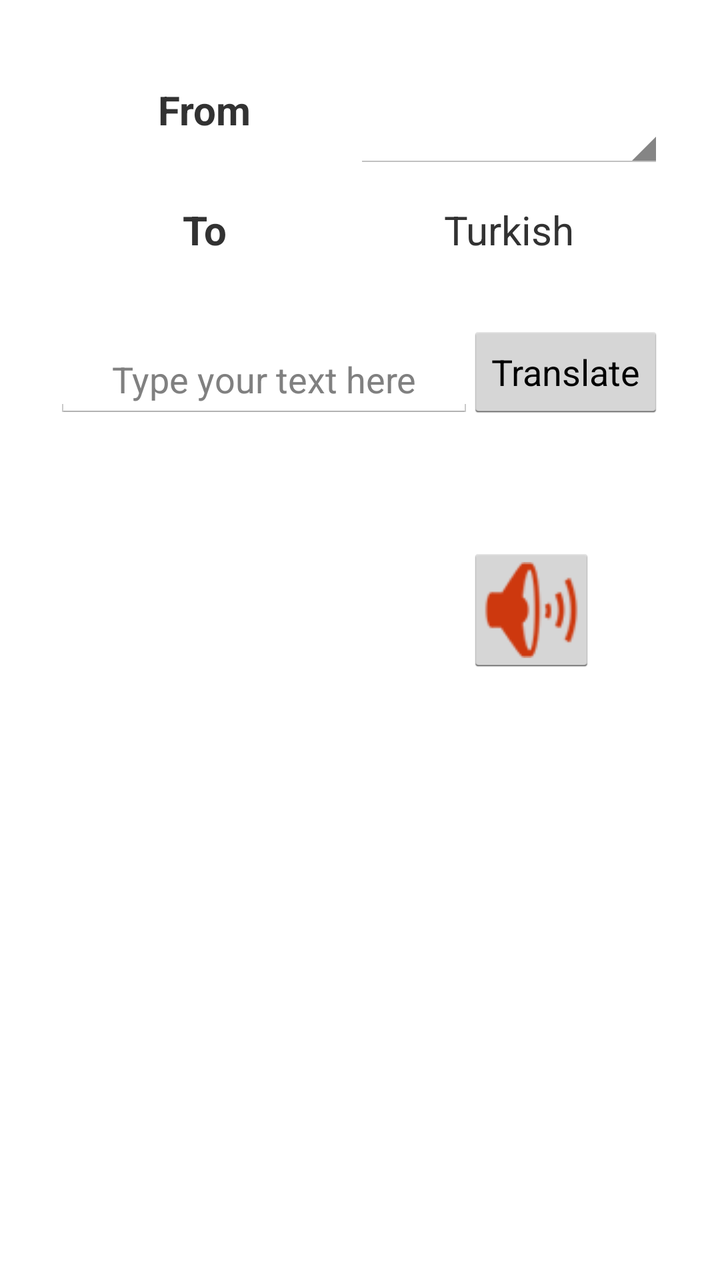
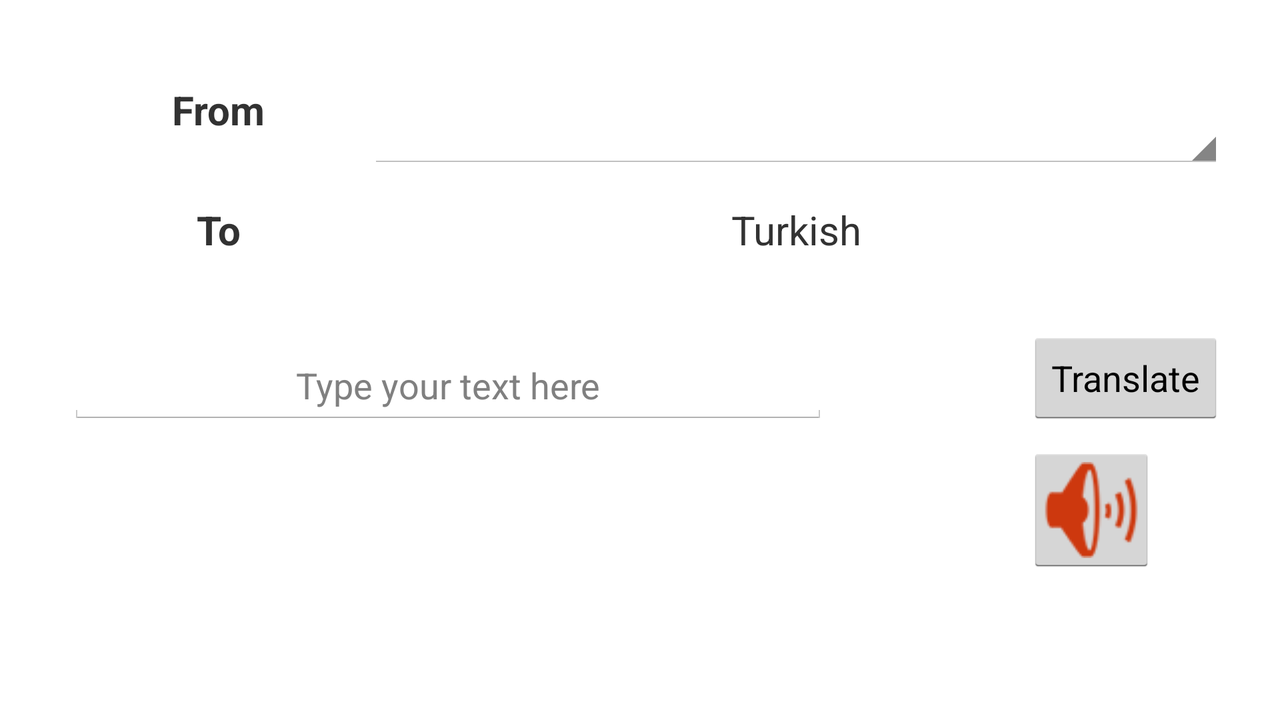

Compare how this app lays out the same screen by default and in its alternative resource folder. The renders come first, then the two layout files and the values they reference.
<!-- AndroidManifest.xml: activity theme AppTheme.OrangeActionBar -->
<!-- res/layout/activity_translator.xml -->
<?xml version="1.0" encoding="utf-8"?>
<RelativeLayout xmlns:android="http://schemas.android.com/apk/res/android"
    android:id="@+id/tabLayoutFrom"
    android:layout_width="match_parent"
    android:layout_height="match_parent">

    <TextView
        android:id="@+id/to"
        android:layout_width="150dp"
        android:layout_height="60dp"
        android:text="@string/to"
        android:textSize="20sp"
        android:textAlignment="gravity"
        android:layout_gravity="center"
        android:gravity="center"
        android:textStyle="bold"
        android:layout_below="@+id/languageFrom"
        android:layout_alignLeft="@+id/inputText"
        android:layout_alignStart="@+id/inputText" />

    <Spinner
        android:id="@+id/languageFrom"
        android:layout_width="250dp"
        android:layout_height="60dp"
        android:tag="0"
        android:textAlignment="center"
        android:gravity="center"
        android:layout_alignParentTop="true"
        android:layout_marginTop="25dp"
        android:layout_toRightOf="@+id/to"
        android:layout_alignRight="@+id/languageTo"
        android:layout_alignEnd="@+id/languageTo" />

    <TextView
        android:id="@+id/from"
        android:layout_width="150dp"
        android:layout_height="60dp"
        android:text="@string/from"
        android:textSize="20sp"
        android:textAlignment="center"
        android:layout_gravity="center"
        android:gravity="center"
        android:textStyle="bold"
        android:layout_alignTop="@+id/languageFrom"
        android:layout_alignLeft="@+id/to"
        android:layout_alignStart="@+id/to" />

    <TextView
        android:id="@+id/languageTo"
        android:text="@string/turkish"
        android:textSize="20sp"
        android:layout_width="250dp"
        android:layout_height="60dp"
        android:textAlignment="center"
        android:gravity="center"
        android:layout_above="@+id/inputText"
        android:layout_alignParentRight="true"
        android:layout_alignParentEnd="true"
        android:layout_marginRight="28dp"
        android:layout_toRightOf="@+id/to" />

    <EditText
        android:id="@+id/inputText"
        android:layout_width="wrap_content"
        android:layout_height="40dp"
        android:ems="10"
        android:hint="@string/type_your_text_here"
        android:inputType="textNoSuggestions"
        android:layout_gravity="center"
        android:textAlignment="center"
        android:layout_marginTop="25dp"
        android:layout_marginLeft="27dp"
        android:layout_below="@+id/to"
        android:layout_alignParentLeft="true"
        android:layout_alignParentStart="true">

        <requestFocus />

    </EditText>

    <Button
        android:id="@+id/translateButton"
        android:layout_width="wrap_content"
        android:layout_height="wrap_content"
        android:text="@string/translate"
        android:layout_alignBottom="@+id/inputText"
        android:layout_alignRight="@+id/languageTo"
        android:layout_alignEnd="@+id/languageTo" />

    <TextView
        android:id="@+id/outputText"
        android:layout_width="240dp"
        android:layout_height="46dp"
        android:inputType="text"
        android:layout_below="@+id/translateButton"
        android:layout_marginTop="81dp"
        android:layout_alignLeft="@+id/inputText"
        android:layout_alignStart="@+id/inputText"
        android:layout_alignRight="@+id/inputText"
        android:layout_alignEnd="@+id/inputText" />

    <ImageButton
        android:layout_width="64dp"
        android:layout_height="64dp"
        android:id="@+id/speechButton"
        android:src="@drawable/text_to_speech"
        android:contentDescription="@string/translator"
        android:layout_alignBottom="@+id/outputText"
        android:layout_alignLeft="@+id/translateButton"
        android:layout_alignStart="@+id/translateButton" />


</RelativeLayout>
<!-- resources referenced by this layout -->
<resources>
  <!-- drawable text_to_speech: png bitmap (drawable, 5861 bytes) -->
  <string name="from">From</string>
  <string name="to">To</string>
  <string name="translate">Translate</string>
  <string name="translator">Translator</string>
  <string name="turkish">Turkish</string>
  <string name="type_your_text_here">Type your text here</string>
  <style name="AppTheme.OrangeActionBar">
          <item name="android:actionBarStyle">@style/Widget.ActionBar.Orange</item>
          <item name="android:windowContentOverlay">@null</item>
      </style>
  <style name="Widget.ActionBar.Orange">
          <item name="android:background">@drawable/ab_background</item>
      </style>
  <!-- drawable ab_background: png bitmap (drawable-xhdpi, 2891 bytes) -->
</resources>
<!-- res/layout-land/activity_translator.xml (the repository's variant of the layout above) -->
<!-- drawn on the phone turned sideways -->
<?xml version="1.0" encoding="utf-8"?>
<RelativeLayout xmlns:android="http://schemas.android.com/apk/res/android"
    android:id="@+id/tabLayoutFrom"
    android:layout_width="match_parent"
    android:layout_height="match_parent">

    <TextView
        android:id="@+id/to"
        android:layout_width="150dp"
        android:layout_height="60dp"
        android:text="@string/to"
        android:textSize="20sp"
        android:textAlignment="gravity"
        android:layout_gravity="center"
        android:gravity="center"
        android:textStyle="bold"
        android:layout_below="@+id/languageFrom"
        android:layout_alignLeft="@+id/inputText"
        android:layout_alignStart="@+id/inputText" />

    <Spinner
        android:id="@+id/languageFrom"
        android:layout_width="250dp"
        android:layout_height="60dp"
        android:tag="0"
        android:textAlignment="center"
        android:gravity="center"
        android:layout_alignParentTop="true"
        android:layout_marginTop="25dp"
        android:layout_toRightOf="@+id/to"
        android:layout_alignRight="@+id/languageTo"
        android:layout_alignEnd="@+id/languageTo" />

    <TextView
        android:id="@+id/from"
        android:layout_width="150dp"
        android:layout_height="60dp"
        android:text="@string/from"
        android:textSize="20sp"
        android:textAlignment="center"
        android:layout_gravity="center"
        android:gravity="center"
        android:textStyle="bold"
        android:layout_alignTop="@+id/languageFrom"
        android:layout_alignLeft="@+id/to"
        android:layout_alignStart="@+id/to" />

    <TextView
        android:id="@+id/languageTo"
        android:text="@string/turkish"
        android:textSize="20sp"
        android:layout_width="250dp"
        android:layout_height="60dp"
        android:textAlignment="center"
        android:gravity="center"
        android:layout_above="@+id/inputText"
        android:layout_alignParentRight="true"
        android:layout_alignParentEnd="true"
        android:layout_marginRight="28dp"
        android:layout_toRightOf="@+id/to" />

    <EditText
        android:id="@+id/inputText"
        android:layout_width="380dp"
        android:layout_height="40dp"
        android:ems="10"
        android:hint="@string/type_your_text_here"
        android:inputType="textNoSuggestions"
        android:layout_gravity="center"
        android:textAlignment="center"
        android:layout_marginTop="28dp"
        android:layout_marginLeft="34dp"
        android:layout_below="@+id/to"
        android:layout_alignParentLeft="true"
        android:layout_alignParentStart="true">

        <requestFocus />

    </EditText>

    <Button
        android:id="@+id/translateButton"
        android:layout_width="wrap_content"
        android:layout_height="wrap_content"
        android:text="@string/translate"
        android:layout_alignBottom="@+id/inputText"
        android:layout_alignRight="@+id/languageTo"
        android:layout_alignEnd="@+id/languageTo" />

    <TextView
        android:id="@+id/outputText"
        android:layout_width="380dp"
        android:layout_height="46dp"
        android:inputType="text"
        android:layout_marginTop="28dp"
        android:layout_below="@+id/inputText"
        android:layout_alignLeft="@+id/inputText"
        android:layout_alignStart="@+id/inputText" />

    <ImageButton
        android:layout_width="64dp"
        android:layout_height="64dp"
        android:id="@+id/speechButton"
        android:src="@drawable/text_to_speech"
        android:contentDescription="@string/translator"
        android:layout_alignBottom="@+id/outputText"
        android:layout_alignLeft="@+id/translateButton"
        android:layout_alignStart="@+id/translateButton" />


</RelativeLayout>
